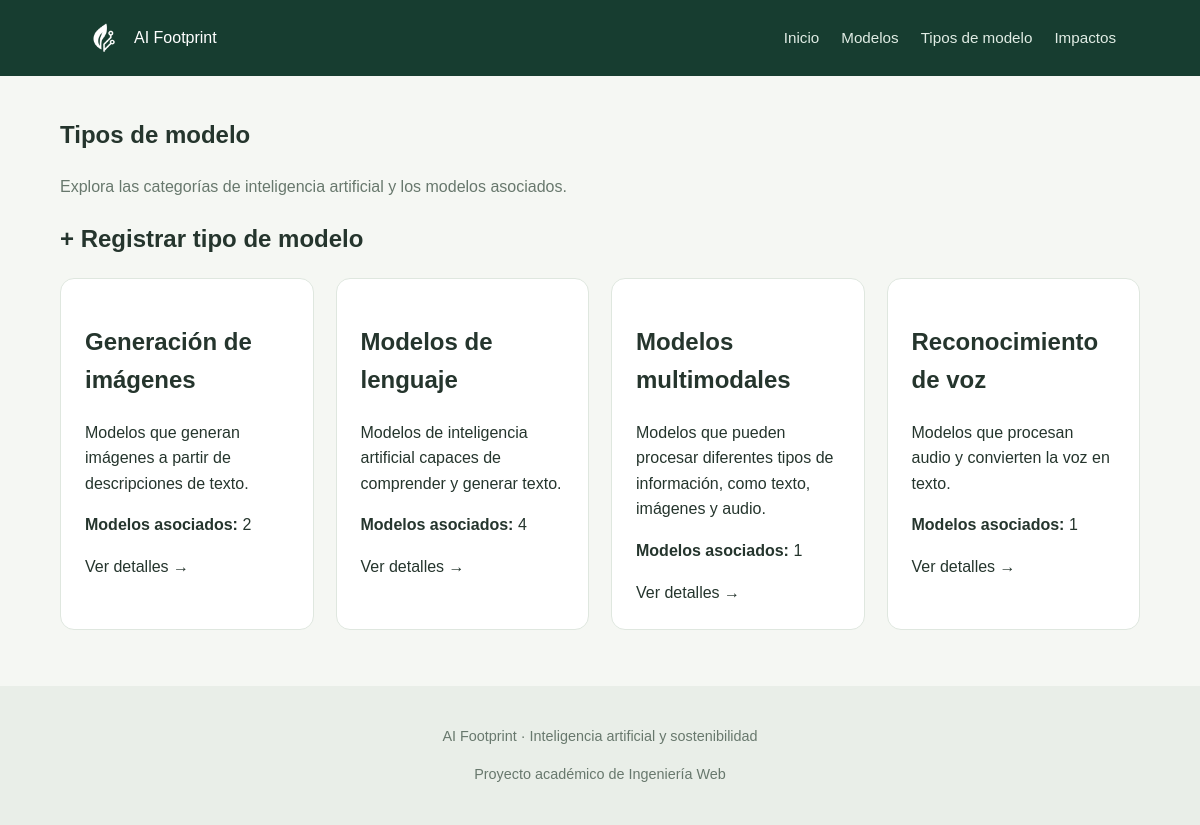
Page /tipos/ on the earlier database version.
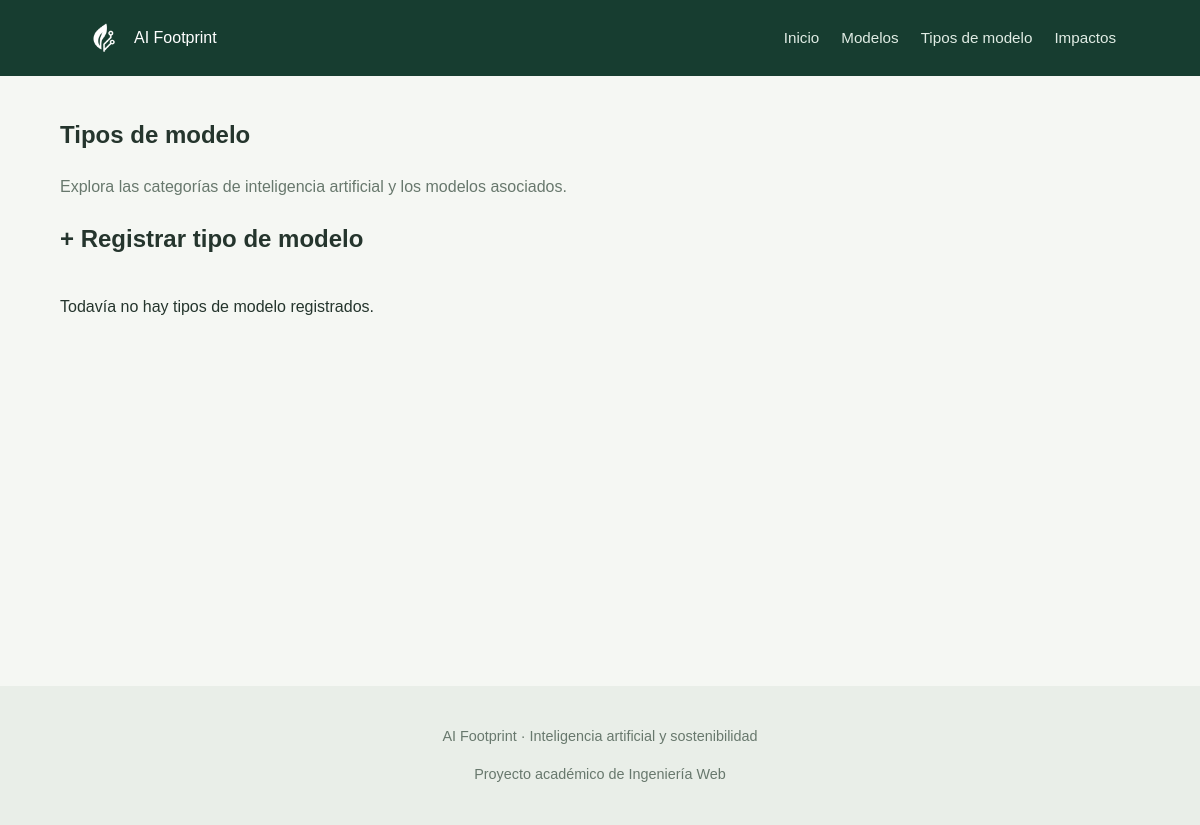
Same page on the later database version.
### appAIFootprint/models.py (models this page shows, shortened)
class TipoModelo(models.Model):
    nombre = models.CharField(max_length=100)
    descripcion = models.TextField()

### appAIFootprint/views.py (the view)
# urls.py: path('tipos/', views.index_tipos, name='lista_tipos'),
def index_tipos(request):
    tipos = TipoModelo.objects.order_by('nombre')
    context = {'lista_tipos': tipos}
    return render(request, 'index_tipos.html', context)

### appAIFootprint/templates/index_tipos.html (shortened to what this page needs)
{% extends "base.html" %}
{% block content %}
<section>
    <h1>Tipos de modelo</h1>
    <p class="texto-secundario">
        Explora las categorías de inteligencia artificial y los modelos asociados.
    </p>
    <h2>
        <a href="{% url 'crear_tipo' %}">
            + Registrar tipo de modelo
        </a>
    </h2>
    <div class="grid">
        {% for tipo in lista_tipos %}
            <article class="tarjeta">
                <h2>{{ tipo.nombre }}</h2>
                <p>{{ tipo.descripcion|truncatewords:24 }}</p>
                <p><strong>Modelos asociados:</strong> {{ tipo.modelos.count }}</p>
                <a href="{% url 'detalle_tipo' tipo.pk %}">
                    Ver detalles →
                </a>
            </article>
        {% empty %}
            <p>Todavía no hay tipos de modelo registrados.</p>
        {% endfor %}
    </div>
</section>
{% endblock %}

Differences in the rows shown:
removed TipoModelo: nombre "Generación de imágenes", descripcion "Modelos que generan imágenes a partir de descripciones de texto.", modelos.count "2"
removed TipoModelo: nombre "Modelos de lenguaje", descripcion "Modelos de inteligencia artificial capaces de comprender y generar texto.", modelos.count "4"
removed TipoModelo: nombre "Modelos multimodales", descripcion "Modelos que pueden procesar diferentes tipos de información, como texto, imágenes y audio.", modelos.count "1"
removed TipoModelo: nombre "Reconocimiento de voz", descripcion "Modelos que procesan audio y convierten la voz en texto.", modelos.count "1"
Other differences:
text now shown: "Todavía no hay tipos de modelo registrados."
